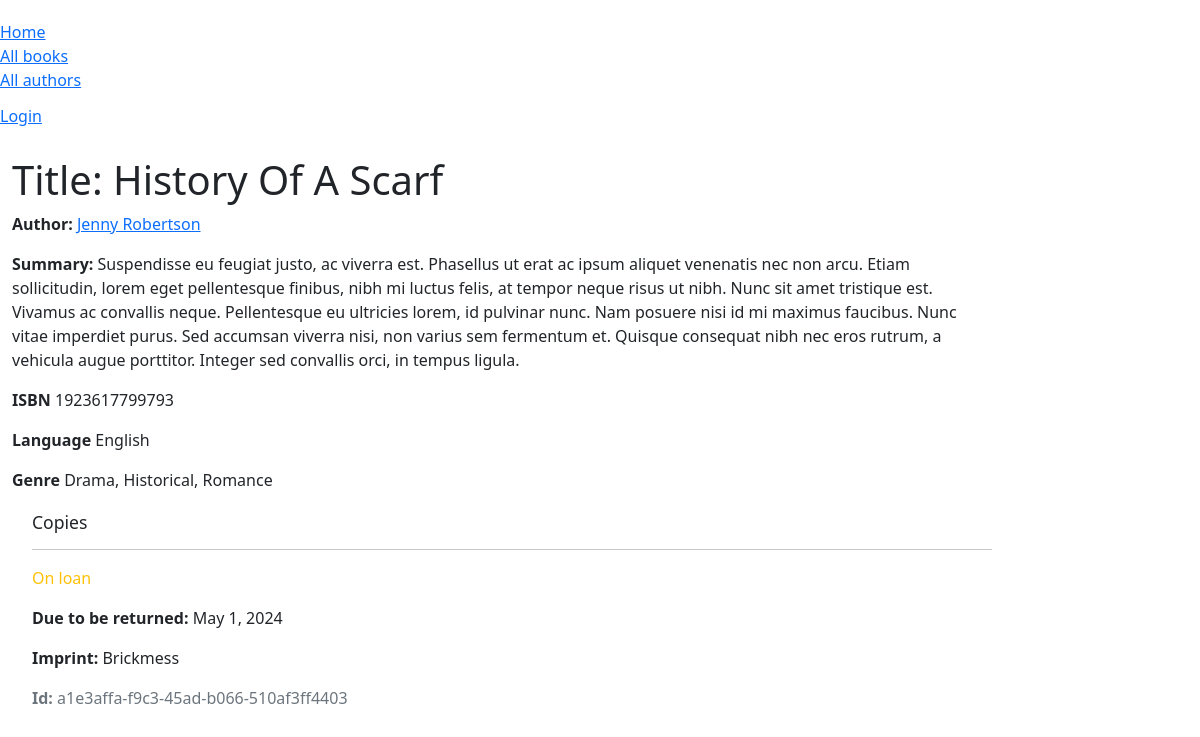
The app's page /catalog/book/4, older data.
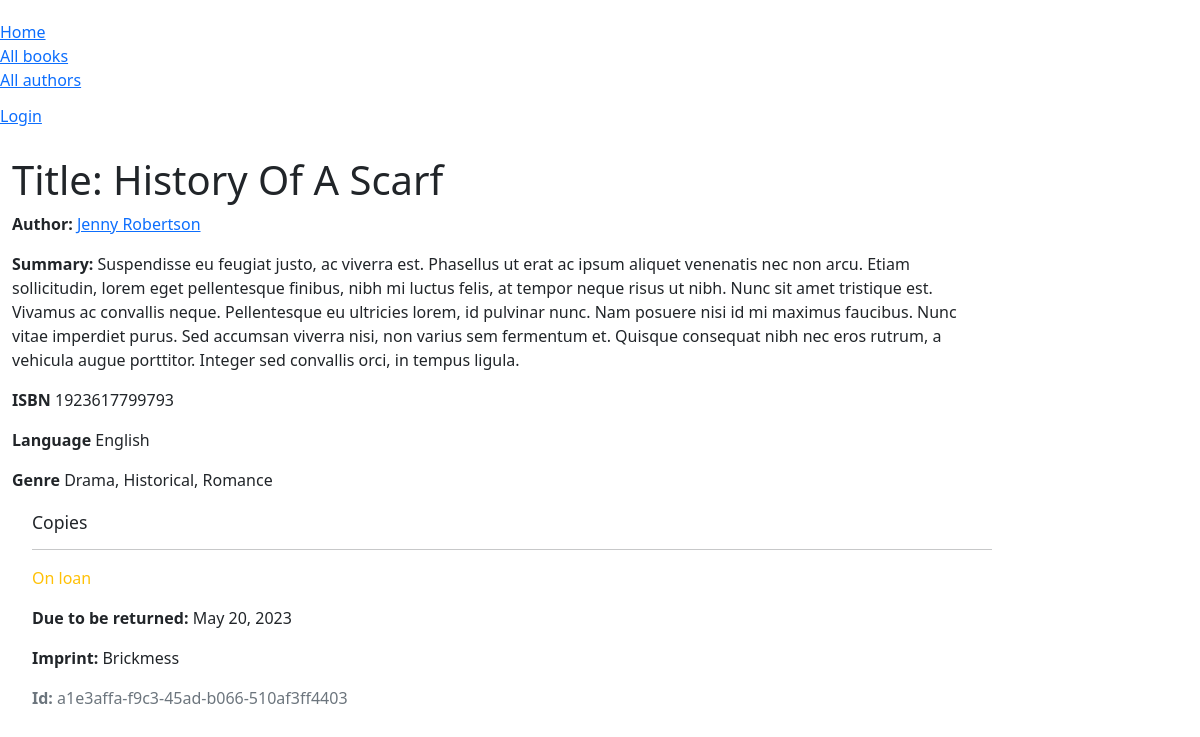
The same page, newer data.
### catalog/models.py (models this page shows, shortened)
class BookInstance(models.Model):
    id = models.UUIDField(primary_key=True, default=uuid.uuid4,
        help_text='Unique ID for this particular book across whole libray')
    book = models.ForeignKey('Book', on_delete=models.RESTRICT, null=True)
    imprint = models.ForeignKey('Imprint', on_delete=models.SET_NULL, null=True,
        help_text='Enter the imprint for this book.')
    due_back = models.DateField(null=True, blank=True)
    LOAN_STATUS = (
        ('m', 'Maintenance'),
        ('o', 'On loan'),
        ('a', 'Available'),
        ('r', 'Reserved'),
    )
    status = models.CharField(
        max_length = 1,
        choices = LOAN_STATUS,
        blank = True,
        default = 'm',
        help_text= 'Book availability',
    )
    borrower = models.ForeignKey(User, on_delete=models.SET_NULL,
        null=True, blank=True)
    class Meta:
        ordering = ['due_back']
        permissions = (
                        ("can_mark_returned", "Set book as returned"),
                        ("can_modify_book_data", "Add or modify book records and information about them"),
                    )

class Imprint(models.Model):
    name = models.CharField(max_length=200,
        help_text='Enter the book imprint')
    def __str__(self):
        return self.name

### catalog/views.py (the view)
# urls.py: path('book/<int:pk>', views.BookDetailView.as_view(), name='book-detail'),
class BookDetailView(generic.DetailView):
    model = Book

### catalog/models.py (called while the page is built)
    def __str__(self):
        return self.name

    def __str__(self):
        return self.name

    def __str__(self):
        return f'{ self.first_name } { self.last_name }'

    def get_absolute_url(self):
        return reverse('author-detail', args=[str(self.id)])

### catalog/templates/catalog/book_detail.html
{% extends "base_generic.html" %}
{% block content %}
    <h1>Title: {{ book.title }}</h1>
    <p>
        <strong>Author:</strong>
        <a href="{{ book.author.get_absolute_url }}"> {{ book.author }}</a>
    </p>
    <p>
        <strong>Summary:</strong>
        {{ object.summary }}
    </p>
    <p>
        <strong>ISBN</strong>
        {{ book.isbn }}
    </p>
    <p>
        <strong>Language</strong>
        {{ book.language }}
    </p>
    <p>
        <strong>Genre</strong>
        {{ book.genre.all|join:", " }}
    </p>
    <div style="margin: 20px 0 0 20px">
        <h4>Copies</h4>
        {% for copy in book.bookinstance_set.all %}
            <hr>
            <p class="
            {% if copy.status == 'a' %}text-success
            {% elif copy.status == 'm' %}text-danger
            {% else %}text-warning
            {% endif %}
            ">
                {{copy.get_status_display }}
            </p>
            {% if copy.status != 'a' and copy.status != 'r' %}
                <p>
                    <strong>Due to be returned:</strong>
                    {{ copy.due_back }}
                </p>
            {% endif %}
            <p>
                <strong>Imprint:</strong>
                {{ copy.imprint }}
            </p>
            <p class="text-muted">
                <strong>Id:</strong>
                {{ copy.id }}
            </p>
        {% endfor %}
    </div>
{% endblock %}

Row changes from the older to the newer data that the page shows:
changed BookInstance "On loan": due_back "May 1, 2024" → "May 20, 2023"
